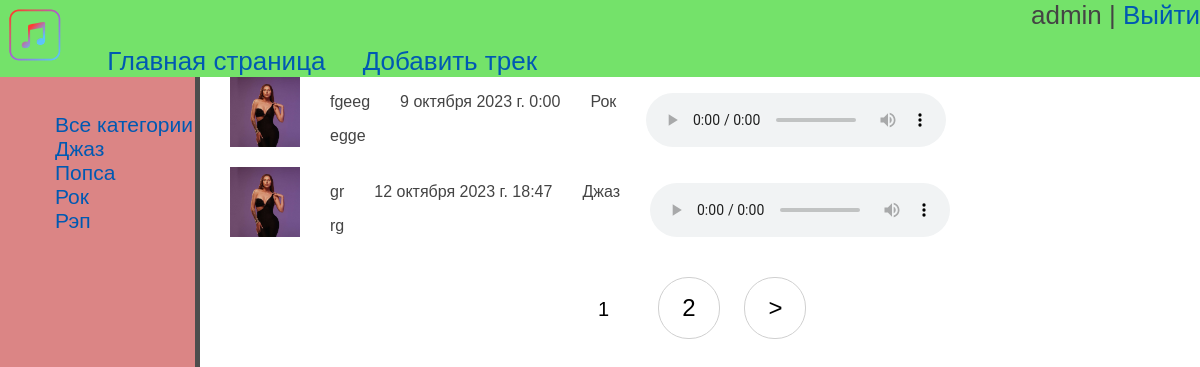
The app's page / (signed in) with its own data.
### main/models.py (models this page shows, shortened)
class Categories(models.Model):
    title = models.CharField(
        max_length=32,
        verbose_name='Название'
    )
    slug = models.SlugField(
        max_length=32,
        verbose_name='слаг',
        unique=True
    )
    def __str__(self):
        return self.title
    def get_absolute_url(self):
        return reverse('main:category', kwargs={'cat_slug': self.slug})
    class Meta:
        verbose_name = 'Категория'
        verbose_name_plural = 'Категории'
        ordering = ['title']

class Music(models.Model):
    title = models.CharField(
        max_length=32,
        verbose_name='Название'
    )
    author = models.CharField(
        max_length=32,
        verbose_name='Автор'
    )
    slug = models.SlugField(
        max_length=32,
        verbose_name='слаг',
        unique=True
    )
    image = models.ImageField(
        upload_to='photos/%Y/%m/%d',
        verbose_name='Постер'
    )
    soundfile = models.FileField(
        upload_to='sound/%Y/%m/%d',
        verbose_name='Трек'
    )
    release = models.DateTimeField(
        verbose_name='Дата выхода'
    )
    cat = models.ForeignKey(
        Categories,
        verbose_name='Категория',
        on_delete=models.CASCADE
    )
    class Meta:
        verbose_name = 'Трек'
        verbose_name_plural = 'Треки'
        ordering = ['title']

### main/views.py (the view)
# urls.py: path('', MusicHome.as_view(), name='home'),
class MusicHome(DataMixin, ListView):
    model = Music
    template_name = 'main/index.html'
    context_object_name = 'posts'
    def get_context_data(self, *, object_list=None, **kwargs):
        context = super().get_context_data(**kwargs)
        context2 = self.get_user_context(title='Главная страница')
        return context | context2

### main/utils.py (called while the page is built)
    def get_user_context(self, **kwargs):
        context = kwargs
        context['menu'] = menu
        context['cats'] = Categories.objects.all()
        return context

### templates/main/index.html
{% extends 'base.html' %}
{% block content %}
        {% for i in posts %}
        <div class="track">
            <span class="zapis"><img src="{{ i.image.url }}" alt="{{ i.title }}"></span>
            <span class="zapis">
                <p>{{ i.title }}</p>
                <p>{{ i.author }}</p>
            </span>
            <span class="zapis"><p>{{ i.release }}</p></span>
            <span class="zapis"><p>{{ i.cat }}</p></span>
            <span class="zapis"><p><audio controls><source src="{{ i.soundfile.url }}"></audio></p></span>
        </div>
        {% endfor %}
{% endblock %}

### templates/base.html (shortened to what this page needs)
{% load static %}
<!DOCTYPE html>
<html lang="en">
<head>
    <link rel="stylesheet" href="{% static 'css/style.css' %}">
</head>
<body>
{% block header %}
<header>
    <div class="left-menu">
        <span><a href="{% url 'main:home' %}"><img src="{% static 'img/logo.png' %}" alt="logo"></a></span>
        {% for i in menu %}
        <span style="margin-left: 30px;"><a href="{% url i.url_name %}">{{ i.title }}</a></span>
        {% endfor %}
    </div>
    <div class="right-menu">
        {% if request.user.is_authenticated %}
        <span>{{ user.username }} | <a href="{% url 'register:logout' %}">Выйти</a></span>
        {% else %}
        <span><a href="{% url 'register:login' %}">Войти</a></span>
        {% endif %}
    </div>
</header>
{% endblock %}
{% block aside %}
<aside>
    <ul>
        <li><a href="{% url 'main:home' %}">Все категории</a></li>
        {% for i in cats %}
            <li><a href="{{ i.get_absolute_url }}">{{ i.title }}</a></li>
        {% endfor %}
    </ul>
</aside>
{% endblock %}
{% block content %}
{% endblock %}
{% if page_obj.has_other_pages %}
<nav class="list-pages">
    <ul>
    {% for p in paginator.page_range %}
        {% if page_obj.number == p %}
        <li class="page-num page-num-selected">{{ p }}</li>
        {% elif p >= page_obj.number|add:-1 and p <= page_obj.number|add:1 %}
        <li class="page-num"><a href="?page={{ p }}">{{ p }}</a></li>
        {% endif %}
    {% endfor %}
    {% if page_obj.has_next %}
    <li class="page-num"><a href="?page={{ page_obj.next_page_number }}">&gt;</a></li>
    {% endif %}
    </ul>
</nav>
{% endif %}
</body>
</html>

### static/css/style.css (style rules this page uses)
html, body { font-family: 'Arial'; margin: 0; padding: 0; width: 100%; color: #444; }
a { color: #0059b2; text-decoration: none; }
img { width: 70px; }
header { position: sticky; top: 0; width: 100%; background-color: #74e26a; display: flex; font-size: 26px; justify-content: space-between; }
aside { padding-left: 15px; padding-top: 15px; float: left; background: #db8585; width: 15%; font-size: 21px; height: 1000px; color: #fff; border-right: 5px solid #4d4d4d; }
ul { list-style: none; }
.track { display: flex; }
.zapis { margin-left: 3%; align-items: center; }
.list-pages { text-align: center; margin: 0 0 20px 0; }
.list-pages ul { margin: 20px 0 0 0; padding: 0; list-style: none; }
.list-pages ul li { display: inline-block; margin: 0 20px 0 0; }
.list-pages a { color: #000; font-size: 24px; text-decoration: none; }
.list-pages .page-num, .page-num-selected { display: inline-block; width: 60px; height: 44px; padding: 16px 0 0 0; border: 1px solid #d0d0d0; border-radius: 30px; }
.list-pages .page-num-selected { border: none; color: #000; font-size: 20px; }

### records on screen
Categories: title "Джаз"
Categories: title "Попса"
Categories: title "Рок"
Categories: title "Рэп"
Music: image (picture), title "fgeeg", author "egge", release "9 октября 2023 г. 0:00", cat "Рок"
Music: image (picture), title "gr", author "rg", release "12 октября 2023 г. 18:47", cat "Джаз"

### other values on screen
{{ i.title }} "Главная страница" "Добавить трек"
{{ user.username }} "admin"
{{ p }} "1"
{{ p }} "2"
